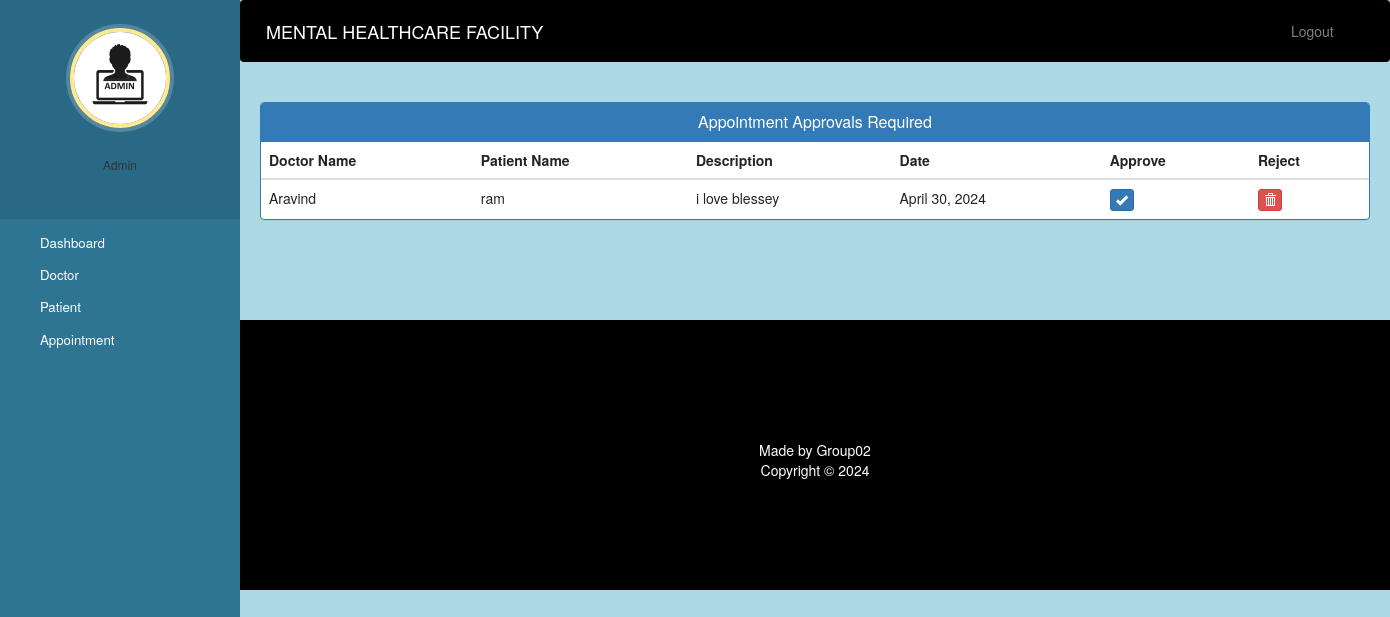
Page /admin-approve-appointment (signed in) on the committed database.
### HealthCare_app/models.py (models this page shows)
class Appointment(models.Model):
    patientId=models.PositiveIntegerField(null=True)
    doctorId=models.PositiveIntegerField(null=True)
    patientName=models.CharField(max_length=40,null=True)
    doctorName=models.CharField(max_length=40,null=True)
    appointmentDate=models.DateField(auto_now=True)
    description=models.TextField(max_length=500)
    status=models.BooleanField(default=False)

### HealthCare_app/views.py (the view)
# urls.py: path('admin-approve-appointment', views.admin_approve_appointment_view,name='admin-approve-appointment'),
@login_required(login_url='adminlogin')
@user_passes_test(is_superuser)
def admin_approve_appointment_view(request):
    appointments=models.Appointment.objects.all().filter(status=False)
    return render(request,'HealthCare/admin_approve_appointment.html',{'appointments':appointments})

### HealthCare_app/views.py (called while the page is built)
def is_superuser(user):
    return user.is_superuser

### templates/HealthCare/admin_approve_appointment.html (shortened to what this page needs)
{% extends 'HealthCare/admin_base.html' %}
{% block content %}
<head>
  <link href="//netdna.bootstrapcdn.com/bootstrap/3.0.0/css/bootstrap.min.css" rel="stylesheet" id="bootstrap-css">
</head>
<div class="container">
  <div class="panel panel-primary">
    <div class="panel-heading">
      <h6 class="panel-title">Appointment Approvals Required</h6>
    </div>
    <table class="table table-hover" id="dev-table">
      <thead>
        <tr>
          <th>Doctor Name</th>
          <th>Patient Name</th>
          <th>Description</th>
          <th>Date</th>
          <th>Approve</th>
          <th>Reject</th>
        </tr>
      </thead>
      {% for a in appointments %}
      <tr>
        <td> {{a.doctorName}}</td>
        <td>{{a.patientName}}</td>
        <td>{{a.description}}</td>
        <td>{{a.appointmentDate}}</td>
        <td><a class="btn btn-primary btn-xs" href="{% url 'approve-appointment' a.id  %}"><span class="glyphicon glyphicon-ok"></span></a></td>
        <td><a class="btn btn-danger btn-xs" href="{% url 'reject-appointment' a.id  %}"><span class="glyphicon glyphicon-trash"></span></a></td>
      </tr>
      {% endfor %}
    </table>
  </div>
</div>
{% endblock content %}

### static/style.css (style rules this page uses)
body { padding-left: 240px; }

### templates/HealthCare/admin_base.html (style rules this page uses)
a:link { text-decoration: none; }
a { color: white; }
body { padding-left: 240px; }

### templates/HealthCare/admin_approve_appointment.html (style rules this page uses)
a:link { text-decoration: none; }
h6 { text-align: center; }

### rows in the picture
Appointment: doctorName "Aravind", patientName "ram", description "i love blessey", appointmentDate "April 30, 2024"
